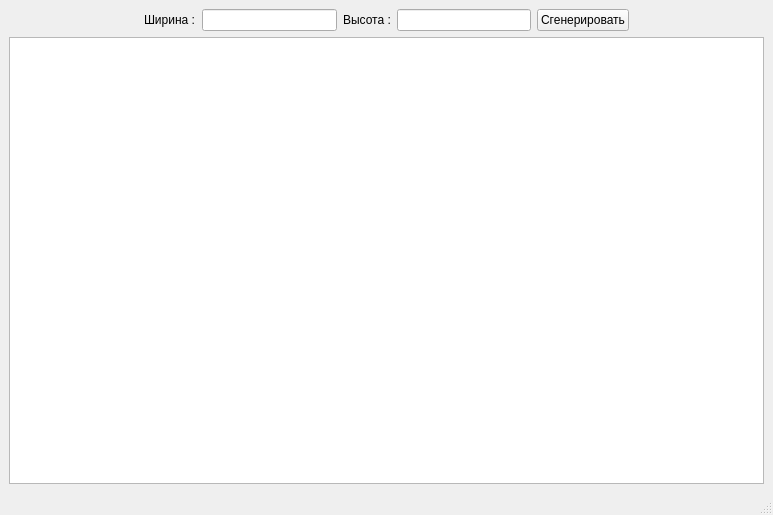
<?xml version="1.0" encoding="UTF-8"?>
<ui version="4.0">
 <class>MainWindow</class>
 <widget class="QMainWindow" name="MainWindow">
  <property name="geometry">
   <rect>
    <x>0</x>
    <y>0</y>
    <width>773</width>
    <height>515</height>
   </rect>
  </property>
  <property name="windowTitle">
   <string>MainWindow</string>
  </property>
  <widget class="QWidget" name="centralwidget">
   <layout class="QVBoxLayout" name="verticalLayout">
    <item>
     <layout class="QHBoxLayout" name="horizontalLayout">
      <item>
       <spacer name="horizontalSpacer">
        <property name="orientation">
         <enum>Qt::Horizontal</enum>
        </property>
        <property name="sizeHint" stdset="0">
         <size>
          <width>40</width>
          <height>20</height>
         </size>
        </property>
       </spacer>
      </item>
      <item>
       <widget class="QLabel" name="label">
        <property name="text">
         <string>Ширина :</string>
        </property>
       </widget>
      </item>
      <item>
       <widget class="QLineEdit" name="width">
        <property name="maximumSize">
         <size>
          <width>200</width>
          <height>16777215</height>
         </size>
        </property>
       </widget>
      </item>
      <item>
       <widget class="QLabel" name="label_2">
        <property name="text">
         <string>Высота :</string>
        </property>
       </widget>
      </item>
      <item>
       <widget class="QLineEdit" name="height">
        <property name="maximumSize">
         <size>
          <width>200</width>
          <height>16777215</height>
         </size>
        </property>
       </widget>
      </item>
      <item>
       <widget class="QPushButton" name="generateButton">
        <property name="text">
         <string>Сгенерировать</string>
        </property>
       </widget>
      </item>
      <item>
       <spacer name="horizontalSpacer_2">
        <property name="orientation">
         <enum>Qt::Horizontal</enum>
        </property>
        <property name="sizeType">
         <enum>QSizePolicy::Expanding</enum>
        </property>
        <property name="sizeHint" stdset="0">
         <size>
          <width>100</width>
          <height>20</height>
         </size>
        </property>
       </spacer>
      </item>
     </layout>
    </item>
    <item>
     <widget class="FieldQGraphicsView" name="graphicsView"/>
    </item>
   </layout>
  </widget>
  <widget class="QMenuBar" name="menubar">
   <property name="geometry">
    <rect>
     <x>0</x>
     <y>0</y>
     <width>773</width>
     <height>21</height>
    </rect>
   </property>
  </widget>
  <widget class="QStatusBar" name="statusbar"/>
 </widget>
 <customwidgets>
  <customwidget>
   <class>FieldQGraphicsView</class>
   <extends>QGraphicsView</extends>
   <header>fieldqgraphicsview.h</header>
  </customwidget>
 </customwidgets>
 <resources/>
 <connections/>
</ui>
